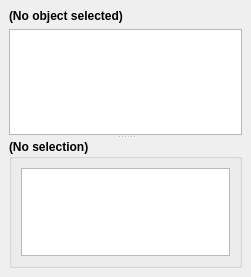
<?xml version="1.0" encoding="UTF-8"?>
<ui version="4.0">
 <class>GlyphMappingChooser</class>
 <widget class="QDockWidget" name="GlyphMappingChooser">
  <property name="geometry">
   <rect>
    <x>0</x>
    <y>0</y>
    <width>251</width>
    <height>277</height>
   </rect>
  </property>
  <property name="windowTitle">
   <string>Glyph Mapping</string>
  </property>
  <widget class="QWidget" name="content">
   <layout class="QVBoxLayout" name="verticalLayout_2">
    <item>
     <widget class="QLabel" name="relatedDataObject">
      <property name="sizePolicy">
       <sizepolicy hsizetype="Preferred" vsizetype="Fixed">
        <horstretch>0</horstretch>
        <verstretch>0</verstretch>
       </sizepolicy>
      </property>
      <property name="font">
       <font>
        <weight>75</weight>
        <bold>true</bold>
       </font>
      </property>
      <property name="text">
       <string>(No object selected)</string>
      </property>
     </widget>
    </item>
    <item>
     <widget class="QSplitter" name="splitter">
      <property name="frameShape">
       <enum>QFrame::NoFrame</enum>
      </property>
      <property name="orientation">
       <enum>Qt::Vertical</enum>
      </property>
      <property name="childrenCollapsible">
       <bool>false</bool>
      </property>
      <widget class="QWidget" name="upperContent">
       <layout class="QVBoxLayout" name="upperVerticalLayout">
        <item>
         <widget class="QListView" name="vectorsListView"/>
        </item>
       </layout>
      </widget>
      <widget class="QGroupBox" name="propertyBrowserContainer">
       <property name="font">
        <font>
         <weight>75</weight>
         <bold>true</bold>
        </font>
       </property>
       <property name="title">
        <string>(No selection)</string>
       </property>
       <property name="flat">
        <bool>false</bool>
       </property>
       <layout class="QVBoxLayout" name="verticalLayout">
        <item>
         <widget class="propertyguizeug::PropertyBrowser" name="propertyBrowser">
          <property name="font">
           <font>
            <weight>50</weight>
            <bold>false</bold>
           </font>
          </property>
         </widget>
        </item>
       </layout>
      </widget>
     </widget>
    </item>
   </layout>
  </widget>
 </widget>
 <customwidgets>
  <customwidget>
   <class>propertyguizeug::PropertyBrowser</class>
   <extends>QTreeView</extends>
   <header>propertyguizeug/PropertyBrowser.h</header>
  </customwidget>
 </customwidgets>
 <resources/>
 <connections/>
</ui>
